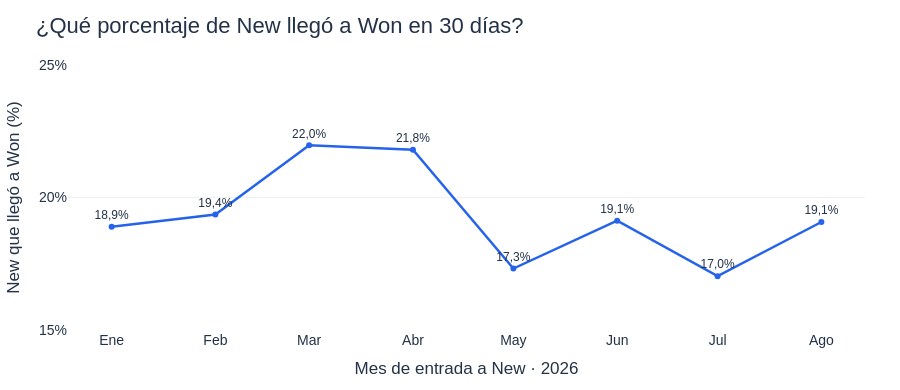

Here is the notebook cell this chart was saved with:
### Markdown cell above
#### ¿Qué porcentaje de New llegó a Won en 30 días?

**Qué medimos:** la conversión de los New de cada mes dentro del plazo fundamentado por la mediana.

**Alcance mostrado ahora:** total general y canales, enero a agosto de 2026, con 30 días completos de seguimiento.

**Métrica:** `New del mes que llegó a Won en 30 días / entradas a New del mes × 100`.

**Datos:** primera entrada a New y fecha de Won de la misma cuenta; métricas en `cohortes.csv`.

### Code cell
from scripts.cro_charts import grafica_new_won
figura_new_won=grafica_new_won(METRICAS/'cohortes.csv',ESCENARIO,ventana=30)
figura_new_won.show(renderer='plotly_mimetype',config=CONFIG)

### Figure 1 — Plotly figure (JSON) as saved in the notebook; plotly's stock layout.template omitted (floating-point values rounded to 4 significant figures)
{"data": [{"customdata": [["Ene 2026", 127, 24], ["Feb 2026", 124, 24], ["Mar 2026", 132, 29], ["Abr 2026", 133, 29], ["May 2026", 179, 31], ["Jun 2026", 183, 35], ["Jul 2026", 182, 31], ["Ago 2026", 173, 33]], "hovertemplate": "<b>%{customdata[0]}</b><br>Entraron a New: %{customdata[1]}<br>De ellos, Won en 30 días: %{customdata[2]}<br>Porcentaje: %{y:.1f}%<extra></extra>", "line": {"color": "#2563eb", "width": 2.5}, "marker": {"size": 6}, "mode": "lines+markers+text", "text": ["18,9%", "19,4%", "22,0%", "21,8%", "17,3%", "19,1%", "17,0%", "19,1%"], "textfont": {"size": 12}, "textposition": "top center", "type": "scatter", "x": ["2026-01-01T00:00:00", "2026-02-01T00:00:00", "2026-03-01T00:00:00", "2026-04-01T00:00:00", "2026-05-01T00:00:00", "2026-06-01T00:00:00", "2026-07-01T00:00:00", "2026-08-01T00:00:00"], "y": [18.9, 19.35, 21.97, 21.8, 17.32, 19.13, 17.03, 19.08]}], "layout": {"dragmode": false, "font": {"color": "#243247", "family": "Arial, sans-serif", "size": 14}, "height": 390, "hovermode": "closest", "margin": {"b": 60, "l": 65, "r": 35, "t": 65}, "showlegend": false, "title": {"font": {"size": 22}, "text": "¿Qué porcentaje de New llegó a Won en 30 días?", "x": 0.04}, "xaxis": {"fixedrange": true, "showgrid": false, "tickmode": "array", "ticktext": ["Ene", "Feb", "Mar", "Abr", "May", "Jun", "Jul", "Ago"], "tickvals": ["2026-01-01T00:00:00", "2026-02-01T00:00:00", "2026-03-01T00:00:00", "2026-04-01T00:00:00", "2026-05-01T00:00:00", "2026-06-01T00:00:00", "2026-07-01T00:00:00", "2026-08-01T00:00:00"], "title": {"text": "Mes de entrada a New · 2026"}, "type": "date"}, "yaxis": {"dtick": 5, "fixedrange": true, "gridcolor": "#edf1f5", "range": [15, 25], "tick0": 15, "tickmode": "linear", "ticksuffix": "%", "title": {"text": "New que llegó a Won (%)"}, "zeroline": false}}}
